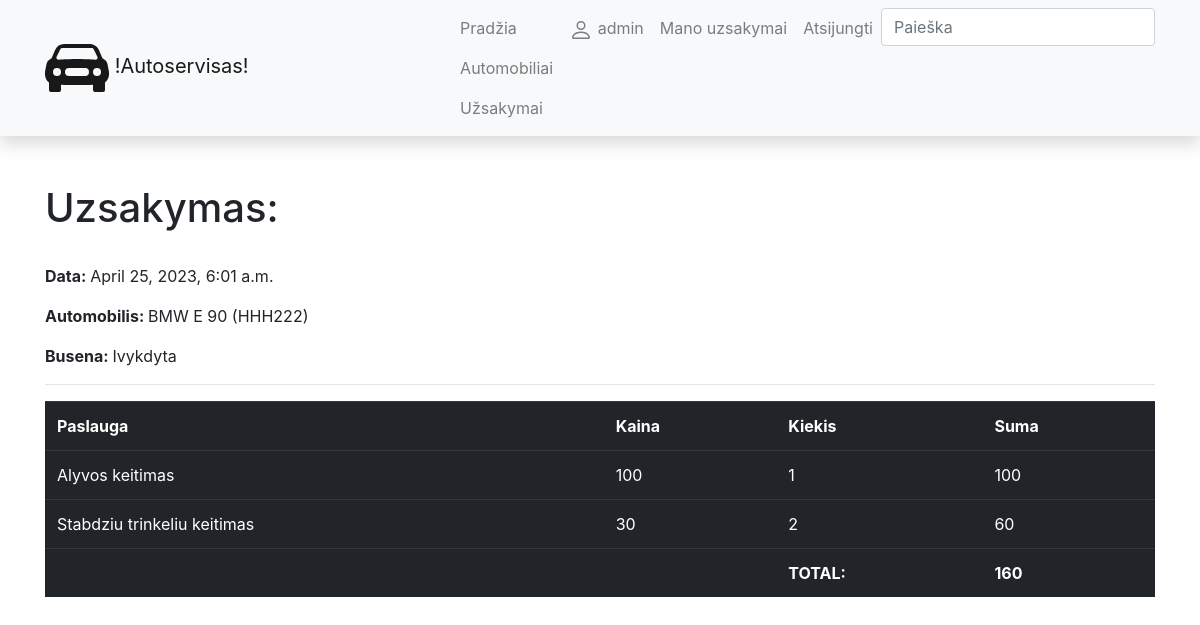
The app's page /autoservisas/orders/1 (signed in) with its own data.
### autoservisas/models.py (models this page shows, shortened)
class Uzsakymas(models.Model):
    data = models.DateTimeField(verbose_name='Data ir laikas', auto_now_add=True)
    automobilis = models.ForeignKey(to='Automobilis', verbose_name='Automobilis', on_delete=models.SET_NULL, null=True)
    klientas = models.ForeignKey(to=User, on_delete=models.SET_NULL, null=True, blank=True)
    grazinimo_data = models.DateField(verbose_name='Bus atlikta', null=True, blank=True)
    def total(self):
        total_suma = 0
        for line in self.lines.all():
            total_suma += line.suma()
        return total_suma
    LOAN_STATUS = (
        ('p', 'Patvirtinta'),
        ('v', 'Vykdoma'),
        ('a', 'Atsaukta'),
        ('t', 'Tvirtinama'),
        ('i', 'Ivykdyta'),
    )
    status = models.CharField(verbose_name="Busena", max_length=1, choices=LOAN_STATUS, blank=True, default='t')
    class Meta:
        verbose_name = "Uzsakymas"
        verbose_name_plural = "Uzsakymai"

class Automobilis(models.Model):
    valstybinis_nr = models.CharField(verbose_name='Valstybinis numeris', max_length=6)
    vin = models.CharField(verbose_name='VIN kodas', max_length=17)
    kliento_vardas = models.CharField(verbose_name='Savininkas', max_length=50)
    automobilio_modelis = models.ForeignKey(to='AutomobilioModelis', verbose_name='Automobilio modelis', on_delete=models.SET_NULL, null=True)
    photo = models.ImageField(verbose_name="Nuotrauka", upload_to='vehicles', null=True, blank=True) #arba tik blank=True
    description = HTMLField(verbose_name='Aprasymas', max_length=2000, default='')
    def __str__(self):
        return f'{self.automobilio_modelis} ({self.valstybinis_nr})'
    class Meta:
        verbose_name = "Automobilis"
        verbose_name_plural = "Automobiliai"

class AutomobilioModelis(models.Model):
    marke = models.CharField(verbose_name='Gamintojas', max_length=50)
    modelis = models.CharField(verbose_name='Modelis', max_length=50)
    def __str__(self):
        return f'{self.marke} {self.modelis}'
    class Meta:
        verbose_name = "Automobilio modelis"
        verbose_name_plural = "Automobilio modeliai"

class UzsakymoEilute(models.Model):
    uzsakymas = models.ForeignKey(to='Uzsakymas', on_delete=models.CASCADE, related_name='lines')
    paslauga = models.ForeignKey(to='Paslauga', verbose_name='Paslauga', on_delete=models.SET_NULL, null=True)
    kiekis = models.IntegerField(verbose_name='Kiekis')
    def suma(self):
        return self.paslauga.kaina * self.kiekis
    class Meta:
        verbose_name = "Uzsakymo eilute"
        verbose_name_plural = "Uzsakymo eilutes"

class Paslauga(models.Model):
    pavadinimas = models.CharField(verbose_name='Pavadinimas', max_length=50)
    kaina = models.IntegerField(verbose_name='Kaina')
    def __str__(self):
        return self.pavadinimas
    class Meta:
        verbose_name = "Paslauga"
        verbose_name_plural = "Paslaugos"

### autoservisas/views.py (the view)
# urls.py: path('orders/<int:pk>', views.OrderDetailView.as_view(), name='order'),
class OrderDetailView(generic.DetailView):
    model = Uzsakymas
    template_name = 'order.html'
    context_object_name = 'order'

### autoservisas/templates/order.html (shortened to what this page needs)
{% extends 'base.html'%}
{% block content %}
<h1>Uzsakymas:</h1>
<br>
<p><strong>Data: </strong>{{ order.data }}</p>
<p><strong>Automobilis: </strong>{{ order.automobilis }}</p>
<p><strong>Busena: </strong>{{ order.get_status_display }}</p>
<hr>
<table class="table table-dark table-hover">
    <tr>
        <th>Paslauga</th>
        <th>Kaina</th>
        <th>Kiekis</th>
        <th>Suma</th>
    </tr>
{% for line in order.lines.all %}
    <tr>
        <td>{{ line.paslauga }}</td>
        <td>{{ line.paslauga.kaina }}</td>
        <td>{{ line.kiekis }}</td>
        <td>{{ line.suma }}</td>
    </tr>
{% endfor %}
    <tr>
        <td></td>
        <td></td>
        <td><strong>TOTAL:</strong></td>
        <td><strong>{{ order.total }}</strong></td>
    </tr>
</table>
{% endblock %}

### autoservisas/templates/base.html (shortened to what this page needs)
<!DOCTYPE html>
<html lang="en">
<head>
    <link rel="stylesheet" href="https://stackpath.bootstrapcdn.com/bootstrap/4.1.3/css/bootstrap.min.css"
>
    <link rel="stylesheet" href="https://cdnjs.cloudflare.com/ajax/libs/font-awesome/4.7.0/css/font-awesome.min.css">
    {% load static %}
</head>
<body>
{% load i18n %}
<nav class="navbar navbar-expand-lg navbar-light bg-light static-top mb-5 shadow">
    <div class="container">
        <a class="navbar-brand" href="#">
            !Autoservisas!</a>
        <div class="collapse navbar-collapse" id="navbarResponsive">
            <ul class="navbar-nav ml-auto">
                <li class="nav-item">
                    <a class="nav-link" href="{% url 'index' %}">Pradžia</a>
                    <a class="nav-link" href="{% url 'vehicles' %}">Automobiliai</a>
                    <a class="nav-link" href="{% url 'orders' %}">Užsakymai</a>
                </li>
                {% if user.is_authenticated %}
                <li class="nav-item"><a class="nav-link" href="">
                    {{ user.get_username }}</a></li>
                <li class="nav-item"><a class="nav-link" href="{% url 'my_orders'%}">Mano uzsakymai</a></li>
                <li class="nav-item"><a class="nav-link" href="{% url 'logout'%}">Atsijungti</a></li>
                {% else %}
                <li class="nav-item"><a class="nav-link" href="{% url 'register'%}">Registruotis</a></li>
                <li class="nav-item"><a class="nav-link" href="{% url 'login'%}">Prisijungti</a></li>
                {% endif %}
                <li>
                <form action="{% url 'search' %}" method="get" class="form-inline my-2 my-md-0">
                <input name="query" class="form-control" type="text" placeholder="Paieška">
                </form>
                </li>
            </ul>
        </div>
    </div>
</nav>
<div class="container">
    {% block content %}{% endblock %}
</div>
</body>
</html>

### records on screen
Uzsakymas: data "April 25, 2023, 6:01 a.m.", automobilis "BMW E 90 (HHH222)", status "Ivykdyta", total "160"
UzsakymoEilute: paslauga "Alyvos keitimas", paslauga.kaina "100", kiekis "1", suma "100"
UzsakymoEilute: paslauga "Stabdziu trinkeliu keitimas", paslauga.kaina "30", kiekis "2", suma "60"

### other values on screen
{{ user.get_username }} "admin"
